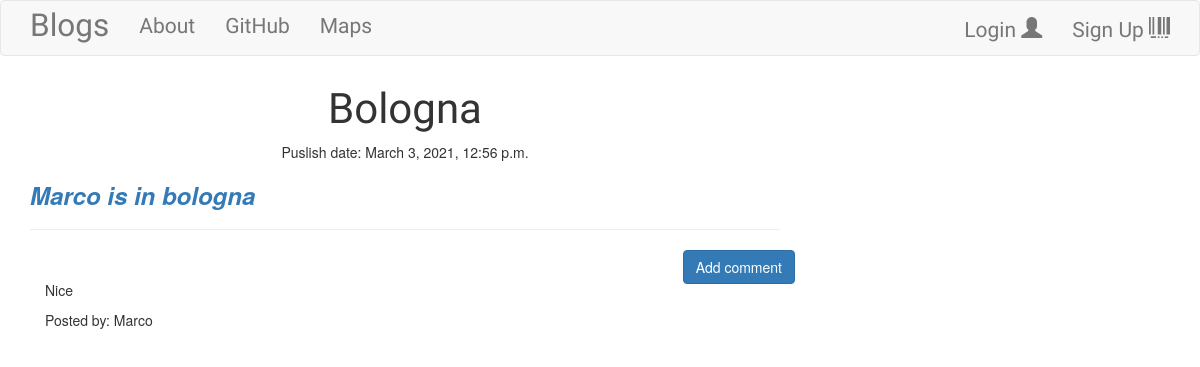
/post/6, run on the app's committed database.
### blog/models.py (models this page shows, shortened)
class Post(models.Model):
    author = models.ForeignKey('auth.User', on_delete=models.CASCADE) # this is not gonna be the usual case when dealing with apps which have multiuser .../ connected to a super user on the web site
    title = models.CharField(max_length=200)
    text = models.TextField()
    create_date = models.DateTimeField(default=timezone.now)
    published_date = models.DateTimeField(blank=True, null=True)

class Comment(models.Model):
    post = models.ForeignKey('blog.Post', related_name='comments', on_delete=models.CASCADE) # each comment is gonna be connected to a blog (with the Foreign key)
    author = models.CharField(max_length=200)
    text = models.TextField()
    create_date = models.DateTimeField(default=timezone.now)
    approved_comment = models.BooleanField(default=False)

### blog/views.py (the view)
# urls.py: path('post/<int:pk>', views.PostDetailView.as_view(), name='post_detail'),
class PostDetailView(DetailView):
    model = Post

### blog/templates/blog/post_detail.html (shortened to what this page needs)
{% extends "blog/base.html" %}
{% block content %}
    <h1 class="posttitle loader">{{ post.title }}</h1>
    {% if post.published_date %}
        <div class="date postdate">
            Puslish date: {{ post.published_date }}
        </div>
    {% else %}
        <a class="btn btn-default" href="{% url 'post_publish' pk=post.pk %}">Publish</a>
    {% endif %}
    <p class="postcontent"> {{ post.text|safe|linebreaksbr }} </p>
    <hr>
    <a class="btn btn-primary btn-comment" href="{% url 'add_comment_to_post' pk=post.pk %}">Add comment</a>
    <div class="container">
        {% for comment in post.comments.all %}
            <br>
                {% if user.is_authenticated or comment.approved_comment %}
                    <p>{{comment.text|safe|linebreaks}}</p>
                    <p>Posted by: {{ comment.author }}</p>
                {% endif %}
                {% empty %}
                    <p>No comments</p>
        {% endfor %}
    </div>
{% endblock %}

### blog/static/css/blog.css (style rules this page uses)
.postdate { text-align: center; }
.posttitle { font-family: 'Russo One', sans-serif; font-size: 3em; text-align: center; }
.postcontent { font-family: 'Montserrat'; font-size: 1.5em; }
.btn-comment { position: absolute; right: 0px; }
.loader { filter:hue-rotate(0deg); color:linear-gradient(45deg,#0f8,#08f); animation:hue 10000ms infinite linear; }

### data on the page
Post: title "Bologna", published_date "March 3, 2021, 12:56 p.m.", text "Marco is in bologna"
Comment: text "Nice", author "Marco"
